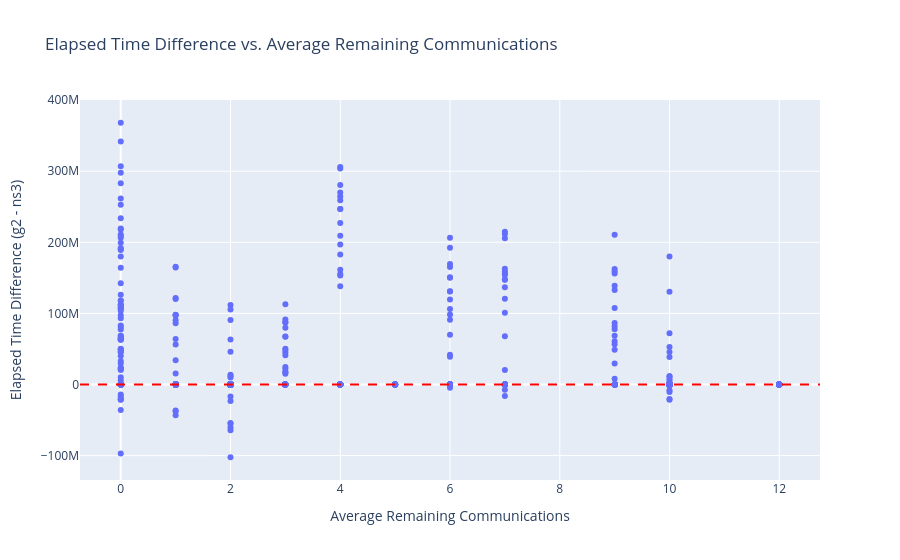
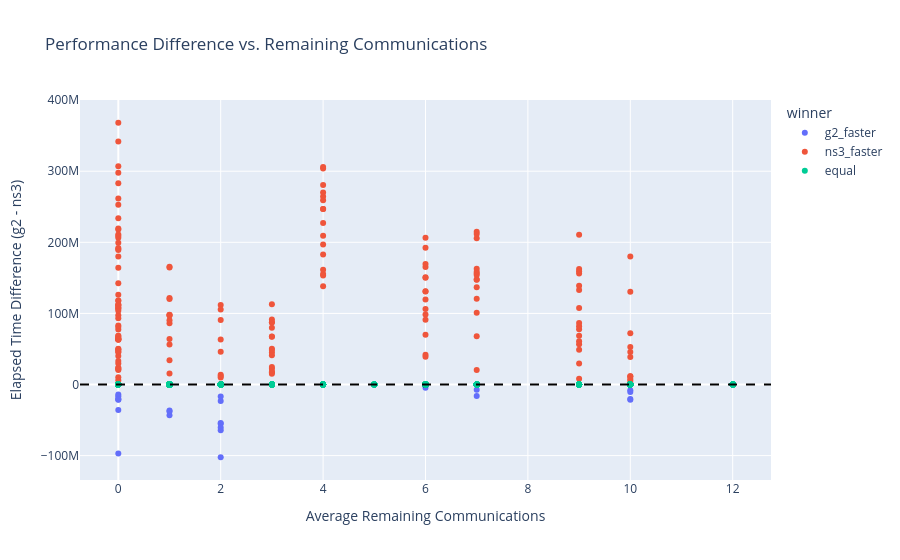

Notebook code cell kept with these figures, in order:
### Markdown cell above
This plot shows the difference in elapsed time between `g2` and `ns3` against the average number of remaining communications for each node.

-   **Positive y-values** indicate that `ns3` was faster than `g2` for that particular node.
-   **Negative y-values** indicate that `g2` was faster.
-   The x-axis represents the average number of communication tasks that were pending after a given node's execution.

By observing the trend, we can see if there is a correlation between the number of remaining communications and the performance difference.

### Code cell
## Performance vs. Remaining Communications
# Calculate the difference in elapsed time and the average number of remaining communications
df['elapsed_time_diff'] = df['elapsed_time_g2'] - df['elapsed_time_ns3']
df['avg_remaining_comms'] = (df['remaining_comms_g2'] + df['remaining_comms_ns3']) / 2

# Create a scatter plot to show the correlation
fig = px.scatter(df, 
                 x='avg_remaining_comms', 
                 y='elapsed_time_diff', 
                 hover_data=['node_name', 'sys_id'],
                 title='Elapsed Time Difference vs. Average Remaining Communications',
                 labels={'avg_remaining_comms': 'Average Remaining Communications', 'elapsed_time_diff': 'Elapsed Time Difference (g2 - ns3)'})

# Add a horizontal line at y=0 to show where performance is equal
fig.add_hline(y=0, line=dict(color='red', dash='dash'))

fig.show()

# Another way to visualize this is to color the points based on which simulator was faster.
df['winner'] = df['elapsed_time_diff'].apply(lambda x: 'ns3_faster' if x > 0 else ('g2_faster' if x < 0 else 'equal'))

fig = px.scatter(df, 
                 x='avg_remaining_comms', 
                 y='elapsed_time_diff', 
                 color='winner',
                 hover_data=['node_name', 'sys_id'],
                 title='Performance Difference vs. Remaining Communications',
                 labels={'avg_remaining_comms': 'Average Remaining Communications', 'elapsed_time_diff': 'Elapsed Time Difference (g2 - ns3)'})

fig.add_hline(y=0, line=dict(color='black', dash='dash'))

fig.show()

### Figure 1 — Plotly figure (JSON) as saved in the notebook; plotly's stock layout.template omitted (floating-point values rounded to 4 significant figures; data arrays with more than 128 entries replaced by an {"elided": "..."} marker saying what was removed)
{"data": [{"customdata": {"elided": "880x2 mixed values"}, "hovertemplate": "Average Remaining Communications=%{x}<br>Elapsed Time Difference (g2 - ns3)=%{y}<br>node_name=%{customdata[0]}<br>sys_id=%{customdata[1]}<extra></extra>", "legendgroup": "", "marker": {"color": "#636efa", "symbol": "circle"}, "mode": "markers", "name": "", "orientation": "v", "showlegend": false, "type": "scatter", "x": {"elided": "880 float values"}, "xaxis": "x", "y": {"elided": "880 int values"}, "yaxis": "y"}], "layout": {"legend": {"tracegroupgap": 0}, "shapes": [{"line": {"color": "red", "dash": "dash"}, "type": "line", "x0": 0, "x1": 1, "xref": "x domain", "y0": 0, "y1": 0, "yref": "y"}], "title": {"text": "Elapsed Time Difference vs. Average Remaining Communications"}, "xaxis": {"anchor": "y", "domain": [0, 1], "title": {"text": "Average Remaining Communications"}}, "yaxis": {"anchor": "x", "domain": [0, 1], "title": {"text": "Elapsed Time Difference (g2 - ns3)"}}}}

### Figure 2 — Plotly figure (JSON) as saved in the notebook; plotly's stock layout.template omitted (floating-point values rounded to 4 significant figures; data arrays with more than 128 entries replaced by an {"elided": "..."} marker saying what was removed)
{"data": [{"customdata": [["mb0.transformer.0.mha.qkv@0_X1COMM", 0], ["mb0.transformer.0.mha.dx@0_X1COMM", 0], ["mb0.transformer.0.mha.qkv@0_X1COMM", 3], ["out_emb.w@1_X2_COMM", 3], ["mb0.transformer.0.mha.qkv@0_X1COMM", 4], ["out_emb.w@1_X2_COMM", 4], ["mb0.transformer.0.mha.do1@0_X1COMM", 4], ["mb0.transformer.0.mha.do1@0_X1COMM", 5], ["mb0.transformer.0.mha.do1@0_X1COMM", 6], ["out_emb.w@1_X2_COMM", 7], ["mb0.transformer.0.mha.do1@0_X1COMM", 7], ["mb0.transformer.0.ffn.x00@0_X1COMM", 8], ["mb0.transformer.0.ffn.xdown@0_X1COMM", 8], ["out_emb.w@1_X2_COMM", 8], ["mb0.transformer.0.mha.do1@0_X1COMM", 8], ["mb0.transformer.0.mha.do1@0_X1COMM", 9], ["mb0.transformer.0.mha.dwqkv@0_X2_COMM", 10], ["mb0.transformer.0.ffn.x00@0_X1COMM", 10], ["out_emb.w@1_X2_COMM", 10], ["out_emb.w@1_X2_COMM", 11], ["mb0.transformer.0.mha.do1@0_X1COMM", 11], ["mb0.transformer.0.mha.qkv@0_X1COMM", 14], ["mb0.transformer.0.mha.dx@0_X1COMM", 14], ["mb0.transformer.0.mha.dx@0_X1COMM", 15]], "hovertemplate": "winner=g2_faster<br>Average Remaining Communications=%{x}<br>Elapsed Time Difference (g2 - ns3)=%{y}<br>node_name=%{customdata[0]}<br>sys_id=%{customdata[1]}<extra></extra>", "legendgroup": "g2_faster", "marker": {"color": "#636efa", "symbol": "circle"}, "mode": "markers", "name": "g2_faster", "orientation": "v", "showlegend": true, "type": "scatter", "x": [10.0, 1.0, 10.0, 0.0, 10.0, 0.0, 2.0, 2.0, 2.0, 0.0, 2.0, 7.0, 6.0, 0.0, 2.0, 2.0, 0.0, 7.0, 0.0, 0.0, 2.0, 10.0, 1.0, 1.0], "xaxis": "x", "y": [-8079504, -43361540, -20352998, -14030915, -21562786, -20071076, -16843373, -55023323, -102307977, -16473773, -64381854, -16273719, -4489176, -21572357, -54268358, -60497930, -96917897, -7440314, -21006760, -35805517, -23091788, -10499282, -37903457, -36590023], "yaxis": "y"}, {"customdata": {"elided": "168x2 mixed values"}, "hovertemplate": "winner=ns3_faster<br>Average Remaining Communications=%{x}<br>Elapsed Time Difference (g2 - ns3)=%{y}<br>node_name=%{customdata[0]}<br>sys_id=%{customdata[1]}<extra></extra>", "legendgroup": "ns3_faster", "marker": {"color": "#EF553B", "symbol": "circle"}, "mode": "markers", "name": "ns3_faster", "orientation": "v", "showlegend": true, "type": "scatter", "x": {"elided": "168 float values"}, "xaxis": "x", "y": {"elided": "168 int values"}, "yaxis": "y"}, {"customdata": {"elided": "688x2 mixed values"}, "hovertemplate": "winner=equal<br>Average Remaining Communications=%{x}<br>Elapsed Time Difference (g2 - ns3)=%{y}<br>node_name=%{customdata[0]}<br>sys_id=%{customdata[1]}<extra></extra>", "legendgroup": "equal", "marker": {"color": "#00cc96", "symbol": "circle"}, "mode": "markers", "name": "equal", "orientation": "v", "showlegend": true, "type": "scatter", "x": {"elided": "688 float values"}, "xaxis": "x", "y": {"elided": "688 int values"}, "yaxis": "y"}], "layout": {"legend": {"title": {"text": "winner"}, "tracegroupgap": 0}, "shapes": [{"line": {"color": "black", "dash": "dash"}, "type": "line", "x0": 0, "x1": 1, "xref": "x domain", "y0": 0, "y1": 0, "yref": "y"}], "title": {"text": "Performance Difference vs. Remaining Communications"}, "xaxis": {"anchor": "y", "domain": [0, 1], "title": {"text": "Average Remaining Communications"}}, "yaxis": {"anchor": "x", "domain": [0, 1], "title": {"text": "Elapsed Time Difference (g2 - ns3)"}}}}
